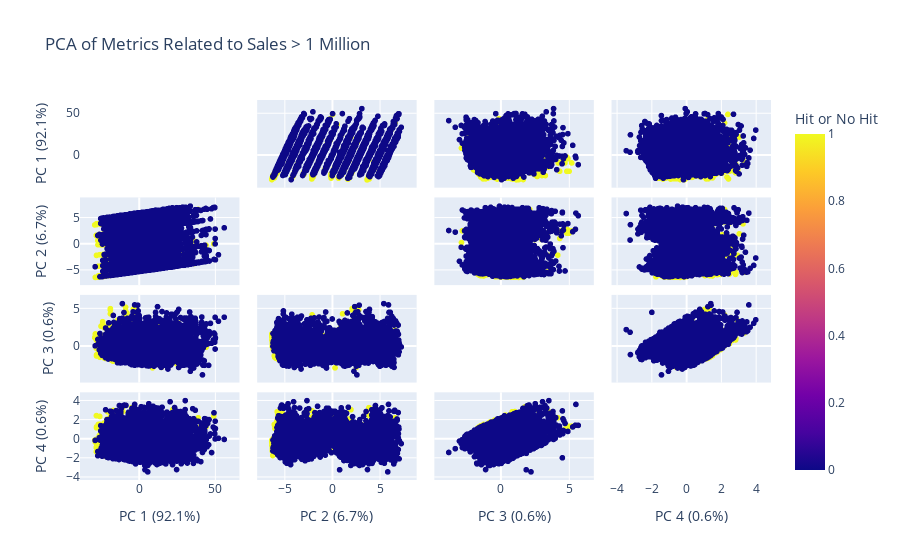

Notebook cell for this chart:
### Code cell
import chart_studio.plotly as py
import plotly.express as px
from sklearn.decomposition import PCA

gamesPCAVisual = pd.read_csv('gamesPCA.csv')
features = ['Critic_Score', 'User_Score', 'Genre_Numbered', 'Rating_Numbered']

pca = PCA()
components = pca.fit_transform(gamesPCAVisual[features])

total_var = pca.explained_variance_ratio_.sum() * 100

labels = {
    str(i): f"PC {i+1} ({var:.1f}%)" 
    for i, var in enumerate(pca.explained_variance_ratio_ * 100)
}
labels['color'] = 'Hit or No Hit'

fig = px.scatter_matrix(components,
                        labels=labels,
                        dimensions=range(4), 
                        color=gamesPCAVisual.hit, 
                        title=f'PCA of Metrics Related to Sales > 1 Million')
fig.update_traces(diagonal_visible=False)
fig.show()

fig.write_html("templates/pca-visualization.html", include_plotlyjs="cdn")

### Figure 1 — Plotly figure (JSON) as saved in the notebook; plotly's stock layout.template omitted (floating-point values rounded to 4 significant figures; data arrays with more than 128 entries replaced by an {"elided": "..."} marker saying what was removed)
{"data": [{"diagonal": {"visible": false}, "dimensions": [{"axis": {"matches": true}, "label": "PC 1 (92.1%)", "values": {"elided": "8137 float values"}}, {"axis": {"matches": true}, "label": "PC 2 (6.7%)", "values": {"elided": "8137 float values"}}, {"axis": {"matches": true}, "label": "PC 3 (0.6%)", "values": {"elided": "8137 float values"}}, {"axis": {"matches": true}, "label": "PC 4 (0.6%)", "values": {"elided": "8137 float values"}}], "hovertemplate": "%{xaxis.title.text}=%{x}<br>%{yaxis.title.text}=%{y}<br>Hit or No Hit=%{marker.color}<extra></extra>", "legendgroup": "", "marker": {"color": {"elided": "8137 int values"}, "coloraxis": "coloraxis", "symbol": "circle"}, "name": "", "showlegend": false, "type": "splom"}], "layout": {"coloraxis": {"colorbar": {"title": {"text": "Hit or No Hit"}}, "colorscale": [[0, "#0d0887"], [0.1111, "#46039f"], [0.2222, "#7201a8"], [0.3333, "#9c179e"], [0.4444, "#bd3786"], [0.5556, "#d8576b"], [0.6667, "#ed7953"], [0.7778, "#fb9f3a"], [0.8889, "#fdca26"], [1, "#f0f921"]]}, "dragmode": "select", "legend": {"tracegroupgap": 0}, "title": {"text": "PCA of Metrics Related to Sales > 1 Million"}}}
